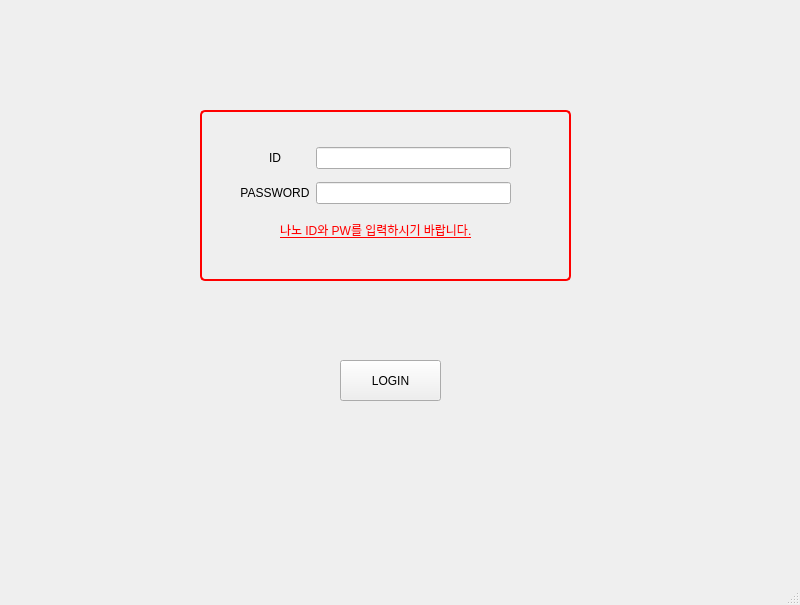
<?xml version="1.0" encoding="UTF-8"?>
<ui version="4.0">
 <class>MainWindow</class>
 <widget class="QMainWindow" name="MainWindow">
  <property name="geometry">
   <rect>
    <x>0</x>
    <y>0</y>
    <width>800</width>
    <height>605</height>
   </rect>
  </property>
  <property name="minimumSize">
   <size>
    <width>800</width>
    <height>605</height>
   </size>
  </property>
  <property name="maximumSize">
   <size>
    <width>800</width>
    <height>605</height>
   </size>
  </property>
  <property name="windowTitle">
   <string>로그인</string>
  </property>
  <widget class="QWidget" name="centralwidget">
   <widget class="QWidget" name="gridLayoutWidget">
    <property name="geometry">
     <rect>
      <x>240</x>
      <y>140</y>
      <width>271</width>
      <height>71</height>
     </rect>
    </property>
    <layout class="QGridLayout" name="gridLayout_2">
     <item row="0" column="0">
      <widget class="QLabel" name="label">
       <property name="text">
        <string>ID</string>
       </property>
       <property name="alignment">
        <set>Qt::AlignCenter</set>
       </property>
      </widget>
     </item>
     <item row="1" column="0">
      <widget class="QLabel" name="label_2">
       <property name="text">
        <string>PASSWORD</string>
       </property>
       <property name="alignment">
        <set>Qt::AlignCenter</set>
       </property>
      </widget>
     </item>
     <item row="1" column="1">
      <widget class="QLineEdit" name="lineEdit_PW">
       <property name="enabled">
        <bool>true</bool>
       </property>
      </widget>
     </item>
     <item row="0" column="1">
      <widget class="QLineEdit" name="lineEdit_ID"/>
     </item>
    </layout>
   </widget>
   <widget class="QPushButton" name="pushButton_LOGIN">
    <property name="geometry">
     <rect>
      <x>340</x>
      <y>360</y>
      <width>101</width>
      <height>41</height>
     </rect>
    </property>
    <property name="text">
     <string>LOGIN</string>
    </property>
   </widget>
   <widget class="QLabel" name="label_3">
    <property name="geometry">
     <rect>
      <x>280</x>
      <y>220</y>
      <width>211</width>
      <height>20</height>
     </rect>
    </property>
    <property name="text">
     <string>&lt;html&gt;&lt;head/&gt;&lt;body&gt;&lt;p&gt;&lt;span style=&quot; text-decoration: underline; color:#ff0000;&quot;&gt;나노 ID와 PW를 입력하시기 바랍니다.&lt;/span&gt;&lt;/p&gt;&lt;/body&gt;&lt;/html&gt;</string>
    </property>
   </widget>
   <widget class="QFrame" name="frame">
    <property name="geometry">
     <rect>
      <x>200</x>
      <y>110</y>
      <width>371</width>
      <height>171</height>
     </rect>
    </property>
    <property name="styleSheet">
     <string notr="true">#frame{
	border: 2px solid red;
	border-radius: 5px;
}</string>
    </property>
    <property name="frameShape">
     <enum>QFrame::StyledPanel</enum>
    </property>
    <property name="frameShadow">
     <enum>QFrame::Raised</enum>
    </property>
   </widget>
   <zorder>frame</zorder>
   <zorder>gridLayoutWidget</zorder>
   <zorder>pushButton_LOGIN</zorder>
   <zorder>label_3</zorder>
  </widget>
  <widget class="QMenuBar" name="menubar">
   <property name="geometry">
    <rect>
     <x>0</x>
     <y>0</y>
     <width>800</width>
     <height>21</height>
    </rect>
   </property>
  </widget>
  <widget class="QStatusBar" name="statusbar"/>
 </widget>
 <resources/>
 <connections/>
</ui>
